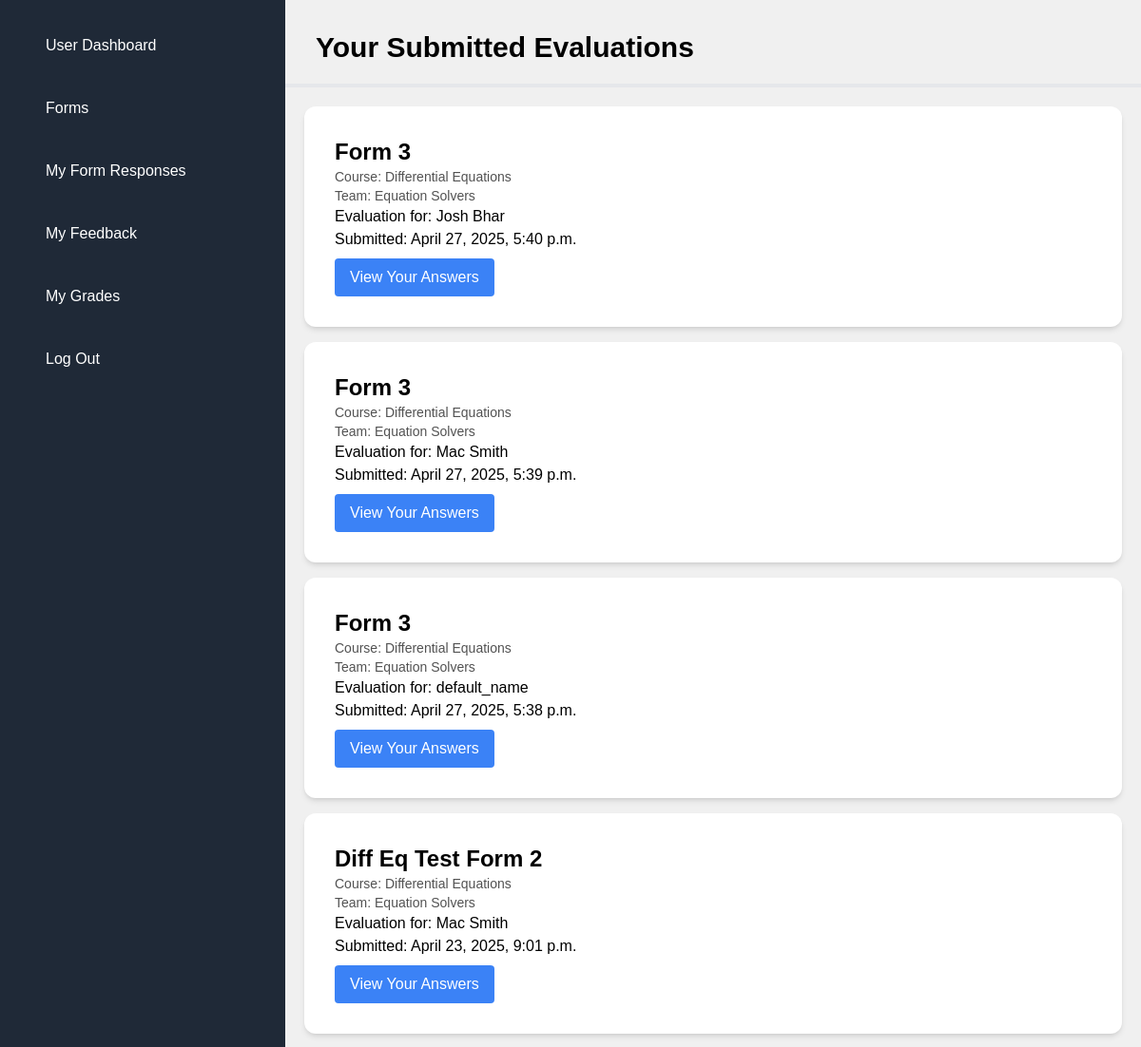
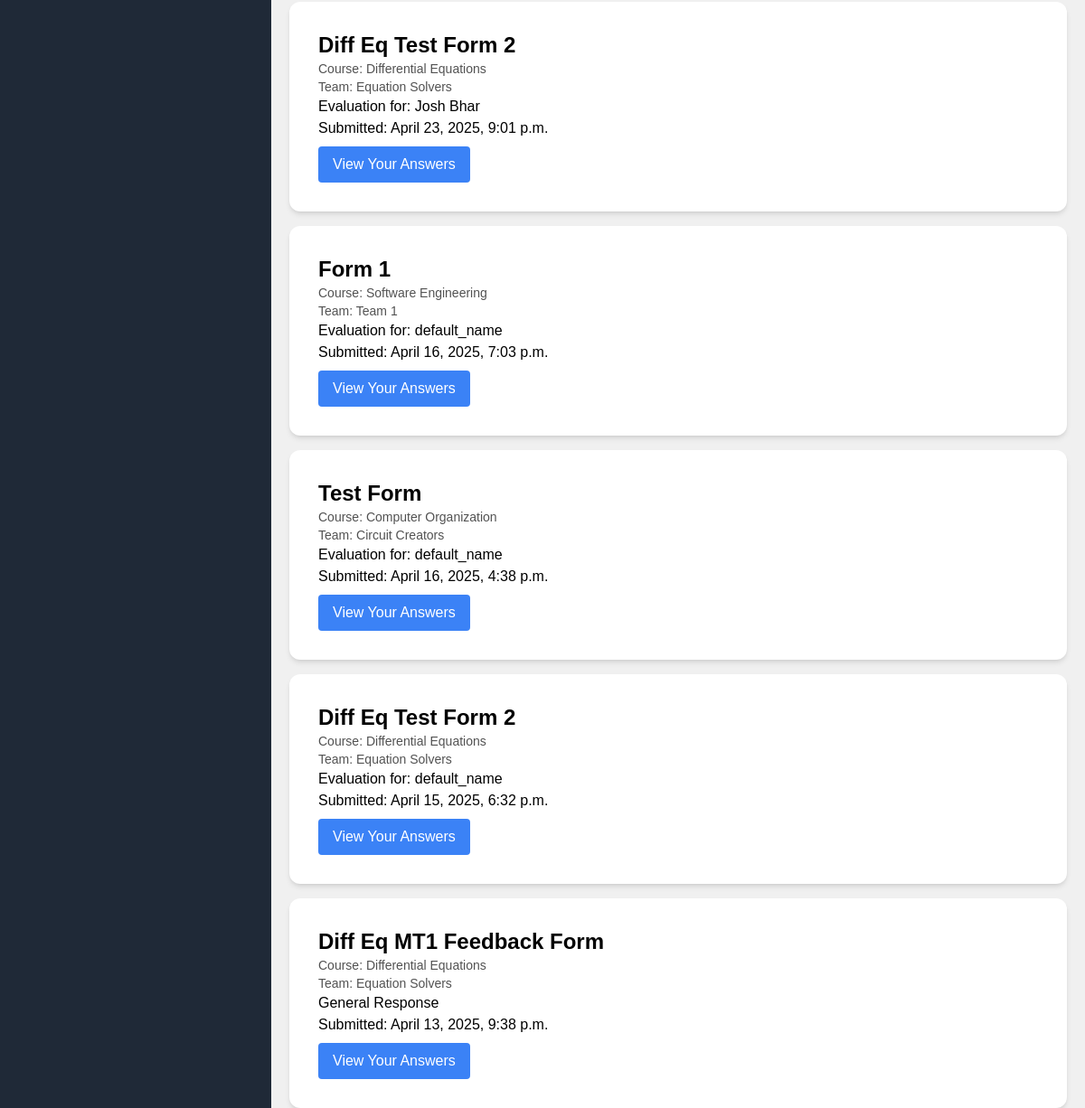
Screenshot of /student/your-responses/ (signed in) with the database file from the repository (2 pictures, top to bottom).
### main/models.py (models this page shows, shortened)
class FormResponse(models.Model):
    form = models.ForeignKey(Form, on_delete=models.CASCADE, related_name='responses')
    student = models.ForeignKey(settings.AUTH_USER_MODEL, on_delete=models.CASCADE, related_name="submitted_responses") # the evaluator
    target_student = models.ForeignKey(settings.AUTH_USER_MODEL, on_delete=models.CASCADE, related_name="received_responses", null=True, blank=True) # the evaluatee
    submitted_at = models.DateTimeField(auto_now_add=True)
    class Meta:
        unique_together = ['form', 'student', 'target_student']

class Form(models.Model):
    title = models.CharField(max_length=200)
    description = models.TextField(blank=True)
    deadline = models.DateTimeField(null=True, blank=True)
    course = models.ForeignKey('courses.Course', on_delete=models.CASCADE, related_name='forms', null=True, blank=True)
    creator = models.ForeignKey(settings.AUTH_USER_MODEL, on_delete=models.CASCADE)
    teams = models.ManyToManyField('courses.Team', related_name='forms', blank=True)
    created_at = models.DateTimeField(auto_now_add=True)
    updated_at = models.DateTimeField(auto_now=True)
    allow_multiple_responses = models.BooleanField(default=False, help_text="Allow each student to submit one response per teammate")

### courses/models.py (models this page shows, shortened)
class Course(models.Model):
    creator = models.ForeignKey(
        settings.AUTH_USER_MODEL,
        limit_choices_to={'role': 'professor'},
        on_delete=models.CASCADE,
        related_name='courses_created',
        null=True,
        blank=True
    )
    name = models.CharField(max_length=200)
    subject = models.CharField(max_length=100)
    semester = models.CharField(max_length=50)
    section = models.CharField(max_length=10)
    course_id = models.CharField(max_length=50)
    enrollment_size = models.PositiveIntegerField(default=0)
    created_at = models.DateTimeField(auto_now_add=True)

class Team(models.Model):
    course = models.ForeignKey(Course, on_delete=models.CASCADE, related_name = 'teams')
    name = models.CharField(max_length=100)
    members = models.ManyToManyField(settings.AUTH_USER_MODEL, related_name='teams', limit_choices_to={"role": "student"}, blank=True)

### users/models.py (models this page shows, shortened)
class CustomUser(AbstractUser):
    ROLE_CHOICES = (
        ('student', 'Student'),
        ('professor', 'Professor'),
    )
    role = models.CharField(max_length=10, choices=ROLE_CHOICES, default='student')
    name = models.CharField(max_length=100)
    student_id = models.CharField(max_length=20, unique=True, null=True, blank=True)
    graduation_year = models.PositiveIntegerField(null=True, blank=True)
    email = models.EmailField(unique=True)
    courses = models.ManyToManyField('courses.Course', related_name='students', blank=True)

### student/views.py (the view)
# urls.py: path('your-responses/', views.student_responses_view, name="your_responses"),
@login_required
def student_responses_view(request):
    student = request.user
    responses = (
        FormResponse.objects
        .filter(student=student)
        .select_related('form__course')
        .order_by('-submitted_at')
    )
    response_team_map = {}
    for response in responses:
        course = response.form.course
        team = student.teams.filter(course=course).first()
        response_team_map[response.id] = team
    return render(request, 'student/yourResponses.html', {
        'responses': responses,
        'response_team_map': response_team_map,
    })

### courses/templatetags/custom_tags.py (called while the page is built)
@register.filter
def get_item(dictionary, key):
    return dictionary.get(key)

### student/templates/student/yourResponses.html (shortened to what this page needs)
{% extends "shared/base.html" %}
{% load custom_tags %}
{% block content %}
<h1 class="text-3xl font-bold mb-5 mt-8 ml-8">Your Submitted Evaluations</h1>
<hr class="my-4 border-t-4" />
<div class="mt-5 mr-5 ml-5 space-y-4">
    {% if responses %}
        {% for response in responses %}
            {% with form=response.form team=response_team_map|get_item:response.id %}
                <div class="bg-white text-black p-8 rounded-xl shadow-md hover:bg-gray-100 transition flex justify-between items-center">
                    <div>
                        <h2 class="text-2xl font-bold">{{ form.title }}</h2>
                        <p class="text-sm text-neutral-600">Course: {{ form.course.name }}</p>
                        {% if team %}
                            <p class="text-sm text-neutral-600">Team: {{ team.name }}</p>
                        {% else %}
                            <p class="text-sm text-neutral-600">Team: No Team Assigned</p>
                        {% endif %}
                            {% if response.target_student %}
                                Evaluation for: {{ response.target_student.name }}
                            {% else %}
                                General Response
                            {% endif %}
                            <br>
                            Submitted: {{ response.submitted_at|date:"F j, Y, g:i a" }}
                        <a href="{% url 'student:your_response_details' response.id %}" class="inline-block mt-2 bg-blue-500 text-white px-4 py-2 rounded hover:bg-blue-600">
                            View Your Answers
                        </a>
                    </div>
                </div>
            {% endwith %}
        {% endfor %}
    {% else %}
        <p class="text-center text-gray-600">You haven't submitted any evaluations yet.</p>
    {% endif %}
</div>
{% endblock %}

### shared/templates/shared/base.html (shortened to what this page needs)
<!doctype html>
<html>
    <head>
        <link
            href="https://cdn.jsdelivr.net/npm/@tabler/icons-webfont@2.30.0/tabler-icons.min.css"
            rel="stylesheet"
        />
        <script src="https://cdn.tailwindcss.com"></script>
        {% load static %}
        <link rel="stylesheet" href="{% static 'main/css/styles.css' %}">
    </head>
    <body class="flex">
        {% if request.user.is_authenticated and request.user.role%}
            {% if request.user.role == "professor" %}
                {% include 'shared/admin_sidebar.html' %}
            {% elif request.user.role == "student" %}
                {% include 'shared/student_sidebar.html' %}
            {% endif %}
        {% endif %}
        <div id="content" class="main">
            <div class="row justify-content-center">
                <div class="col-8">
                    {% block content %}{% endblock %}
                </div>
            </div>
        </div>
    </body>
</html>

### shared/templates/shared/student_sidebar.html (shortened to what this page needs)
<nav
    class="flex flex-col gap-2.5 px-0 py-5 h-screen bg-gray-800 w-[300px] max-md:w-[250px] max-sm:p-2.5 max-sm:w-full max-sm:h-auto"
>
    <a
        href="{% url 'main:student_landing' %}"
        class="nav-item flex gap-4 items-center px-8 py-4 cursor-pointer duration-[0.3s] transition-[background-color] max-md:px-5 max-md:py-3 max-sm:px-4 max-sm:py-2.5"
    >
        <span
            class="text-base font-medium text-white max-md:text-sm max-sm:text-sm"
            >User Dashboard</span
        >
    </a>
    <a
        href="{% url 'main:student_forms' %}"
        class="nav-item flex gap-4 items-center px-8 py-4 cursor-pointer duration-[0.3s] transition-[background-color] max-md:px-5 max-md:py-3 max-sm:px-4 max-sm:py-2.5"
    >
        <span
            class="text-base font-medium text-white max-md:text-sm max-sm:text-sm"
            >Forms</span
        >
    </a>
    <a
        href="{% url 'student:your_responses' %}"
        class="nav-item flex gap-4 items-center px-8 py-4 cursor-pointer duration-[0.3s] transition-[background-color] max-md:px-5 max-md:py-3 max-sm:px-4 max-sm:py-2.5"
    >
    <span
        class="text-base font-medium text-white max-md:text-sm max-sm:text-sm"
        >My Form Responses</span
    >
    </a>
    <a
        href="{% url 'student:your_received_feedback' %}"
        class="nav-item flex gap-4 items-center px-8 py-4 cursor-pointer duration-[0.3s] transition-[background-color] max-md:px-5 max-md:py-3 max-sm:px-4 max-sm:py-2.5"
    >
        <span
            class="text-base font-medium text-white max-md:text-sm max-sm:text-sm"
            >My Feedback</span
        >
    </a>
    <a
    href="{% url 'student:my_grades' %}"
    class="nav-item flex gap-4 items-center px-8 py-4 cursor-pointer duration-[0.3s] transition-[background-color] max-md:px-5 max-md:py-3 max-sm:px-4 max-sm:py-2.5"
    >
    <span
        class="text-base font-medium text-white max-md:text-sm max-sm:text-sm"
        >My Grades</span
    >
    </a>
    <a
        href="/logout"
        class="nav-item flex gap-4 items-center px-8 py-4 cursor-pointer duration-[0.3s] transition-[background-color] max-md:px-5 max-md:py-3 max-sm:px-4 max-sm:py-2.5"
    >
        <span class="text-base font-medium text-white max-md:text-sm"
        >Log Out</span
        >
    </a>
</nav>

### main/static/main/css/styles.css (style rules this page uses)
body { margin: 0; padding: 0; font-family: "Poppins", sans-serif; }
#content { flex: 1; }

### shared/templates/shared/base.html (style rules this page uses)
body { background-color: #f0f0f0; font-family: Arial, sans-serif; }

### rows the page displays
FormResponse: form "Form 3", form.course.name "Differential Equations", target_student.name "Josh Bhar", submitted_at "April 27, 2025, 5:40 p.m."
Team: name "Equation Solvers"
FormResponse: form "Form 3", form.course.name "Differential Equations", target_student.name "Mac Smith", submitted_at "April 27, 2025, 5:39 p.m."
FormResponse: form "Form 3", form.course.name "Differential Equations", target_student.name "default_name", submitted_at "April 27, 2025, 5:38 p.m."
FormResponse: form "Diff Eq Test Form 2", form.course.name "Differential Equations", target_student.name "Mac Smith", submitted_at "April 23, 2025, 9:01 p.m."
FormResponse: form "Diff Eq Test Form 2", form.course.name "Differential Equations", target_student.name "Josh Bhar", submitted_at "April 23, 2025, 9:01 p.m."
FormResponse: form "Form 1", form.course.name "Software Engineering", target_student.name "default_name", submitted_at "April 16, 2025, 7:03 p.m."
Team: name "Team 1"
FormResponse: form "Test Form", form.course.name "Computer Organization", target_student.name "default_name", submitted_at "April 16, 2025, 4:38 p.m."
Team: name "Circuit Creators"
FormResponse: form "Diff Eq Test Form 2", form.course.name "Differential Equations", target_student.name "default_name", submitted_at "April 15, 2025, 6:32 p.m."
FormResponse: form "Diff Eq MT1 Feedback Form", form.course.name "Differential Equations", shows "General Response", submitted_at "April 13, 2025, 9:38 p.m."
